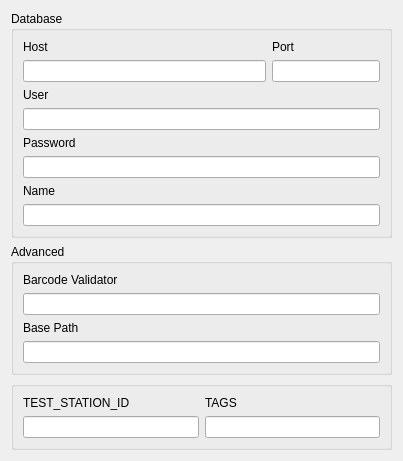
<?xml version="1.0" encoding="UTF-8"?>
<ui version="4.0">
 <class>MySettingGeneral</class>
 <widget class="QWidget" name="MySettingGeneral">
  <property name="geometry">
   <rect>
    <x>0</x>
    <y>0</y>
    <width>403</width>
    <height>404</height>
   </rect>
  </property>
  <property name="windowTitle">
   <string>Form</string>
  </property>
  <layout class="QGridLayout" name="gridLayout">
   <item row="1" column="0">
    <widget class="QGroupBox" name="ADVANCED">
     <property name="enabled">
      <bool>true</bool>
     </property>
     <property name="sizePolicy">
      <sizepolicy hsizetype="Preferred" vsizetype="Maximum">
       <horstretch>0</horstretch>
       <verstretch>0</verstretch>
      </sizepolicy>
     </property>
     <property name="title">
      <string>Advanced</string>
     </property>
     <layout class="QVBoxLayout" name="verticalLayout_2">
      <item>
       <widget class="QLabel" name="label_10">
        <property name="text">
         <string>Barcode Validator</string>
        </property>
       </widget>
      </item>
      <item>
       <widget class="QLineEdit" name="barcodeValidator">
        <property name="enabled">
         <bool>true</bool>
        </property>
       </widget>
      </item>
      <item>
       <widget class="QLabel" name="label_4">
        <property name="sizePolicy">
         <sizepolicy hsizetype="Maximum" vsizetype="Maximum">
          <horstretch>0</horstretch>
          <verstretch>0</verstretch>
         </sizepolicy>
        </property>
        <property name="text">
         <string>Base Path</string>
        </property>
       </widget>
      </item>
      <item>
       <widget class="QLineEdit" name="basePath">
        <property name="enabled">
         <bool>true</bool>
        </property>
        <property name="text">
         <string/>
        </property>
       </widget>
      </item>
     </layout>
    </widget>
   </item>
   <item row="2" column="0">
    <widget class="QGroupBox" name="OTHER">
     <property name="title">
      <string/>
     </property>
     <layout class="QGridLayout" name="gridLayout_2">
      <item row="0" column="0">
       <widget class="QLabel" name="label">
        <property name="text">
         <string>TEST_STATION_ID</string>
        </property>
       </widget>
      </item>
      <item row="0" column="1">
       <widget class="QLabel" name="label_2">
        <property name="text">
         <string>TAGS</string>
        </property>
       </widget>
      </item>
      <item row="1" column="0">
       <widget class="QLineEdit" name="TEST_STATION_ID"/>
      </item>
      <item row="1" column="1">
       <widget class="QLineEdit" name="TAGS"/>
      </item>
     </layout>
    </widget>
   </item>
   <item row="0" column="0">
    <widget class="QGroupBox" name="DATABASE">
     <property name="enabled">
      <bool>true</bool>
     </property>
     <property name="title">
      <string>Database</string>
     </property>
     <layout class="QGridLayout" name="gridLayout_6">
      <item row="1" column="1">
       <widget class="QLineEdit" name="DB_Port">
        <property name="enabled">
         <bool>true</bool>
        </property>
        <property name="sizePolicy">
         <sizepolicy hsizetype="Expanding" vsizetype="Fixed">
          <horstretch>0</horstretch>
          <verstretch>0</verstretch>
         </sizepolicy>
        </property>
        <property name="text">
         <string/>
        </property>
       </widget>
      </item>
      <item row="0" column="1">
       <widget class="QLabel" name="label_18">
        <property name="sizePolicy">
         <sizepolicy hsizetype="Maximum" vsizetype="Maximum">
          <horstretch>0</horstretch>
          <verstretch>0</verstretch>
         </sizepolicy>
        </property>
        <property name="text">
         <string>Port</string>
        </property>
       </widget>
      </item>
      <item row="0" column="0">
       <widget class="QLabel" name="label_13">
        <property name="sizePolicy">
         <sizepolicy hsizetype="Maximum" vsizetype="Maximum">
          <horstretch>0</horstretch>
          <verstretch>0</verstretch>
         </sizepolicy>
        </property>
        <property name="text">
         <string>Host</string>
        </property>
       </widget>
      </item>
      <item row="1" column="0">
       <widget class="QLineEdit" name="DB_Host">
        <property name="enabled">
         <bool>true</bool>
        </property>
        <property name="sizePolicy">
         <sizepolicy hsizetype="Expanding" vsizetype="Fixed">
          <horstretch>100</horstretch>
          <verstretch>0</verstretch>
         </sizepolicy>
        </property>
        <property name="text">
         <string/>
        </property>
       </widget>
      </item>
      <item row="4" column="0">
       <widget class="QLabel" name="label_15">
        <property name="sizePolicy">
         <sizepolicy hsizetype="Maximum" vsizetype="Maximum">
          <horstretch>0</horstretch>
          <verstretch>0</verstretch>
         </sizepolicy>
        </property>
        <property name="text">
         <string>User</string>
        </property>
       </widget>
      </item>
      <item row="10" column="0">
       <widget class="QLabel" name="label_17">
        <property name="sizePolicy">
         <sizepolicy hsizetype="Maximum" vsizetype="Maximum">
          <horstretch>0</horstretch>
          <verstretch>0</verstretch>
         </sizepolicy>
        </property>
        <property name="text">
         <string>Name</string>
        </property>
       </widget>
      </item>
      <item row="6" column="0">
       <widget class="QLabel" name="label_16">
        <property name="sizePolicy">
         <sizepolicy hsizetype="Maximum" vsizetype="Maximum">
          <horstretch>0</horstretch>
          <verstretch>0</verstretch>
         </sizepolicy>
        </property>
        <property name="text">
         <string>Password</string>
        </property>
       </widget>
      </item>
      <item row="5" column="0" colspan="2">
       <widget class="QLineEdit" name="DB_User">
        <property name="enabled">
         <bool>true</bool>
        </property>
        <property name="text">
         <string/>
        </property>
       </widget>
      </item>
      <item row="7" column="0" colspan="2">
       <widget class="QLineEdit" name="DB_Password">
        <property name="enabled">
         <bool>true</bool>
        </property>
        <property name="text">
         <string/>
        </property>
       </widget>
      </item>
      <item row="11" column="0" colspan="2">
       <widget class="QLineEdit" name="DB_Name">
        <property name="enabled">
         <bool>true</bool>
        </property>
        <property name="text">
         <string/>
        </property>
       </widget>
      </item>
     </layout>
    </widget>
   </item>
  </layout>
 </widget>
 <tabstops>
  <tabstop>DB_Host</tabstop>
  <tabstop>DB_Port</tabstop>
  <tabstop>DB_User</tabstop>
  <tabstop>DB_Password</tabstop>
  <tabstop>DB_Name</tabstop>
  <tabstop>barcodeValidator</tabstop>
  <tabstop>basePath</tabstop>
 </tabstops>
 <resources/>
 <connections/>
</ui>
